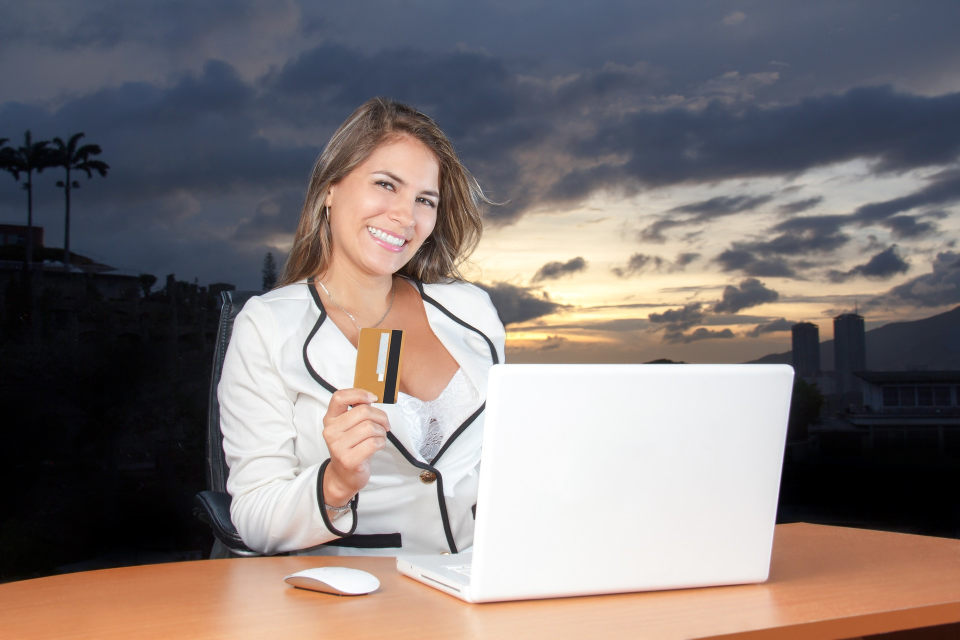
#> input picture beautiful-1434835_1920.jpg, 1920 x 1280 px, found by its file name (shown at 1/2 size)
$ jupyter execute '11 elipse on image.ipynb'
#> lines starting #> are read from the running program, lines starting #| are printed output that depends on the picture
[cell 1]
# importing libraries
import cv2
import numpy as np
import os

# Draw Ellipse on numpy array and image

[cell 2]
img_path = r"C:\Users\photos\beautiful-1434835_1920.jpg"

img = cv2.imread(img_path)
#> img is the input picture: shape (1280, 1920, 3); mean B, G, R 118.8, 119.5, 127.8
img_resize = cv2.resize(img, (1280, 720))
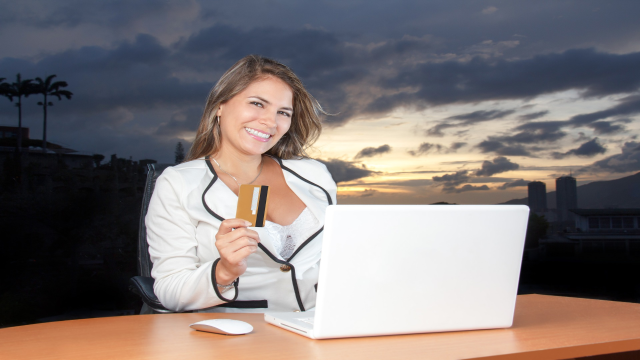
#> img_resize: shape (720, 1280, 3) (shown at 1/2 size); mean B, G, R 118.8, 119.4, 127.7

cv2.imshow("Model Image", img_resize)
cv2.waitKey(0)
cv2.destroyAllWindows()

#  Draw elllipse on image

[cell 3]
img_path = r"C:\Users\photos\beautiful-1434835_1920.jpg"

img = cv2.imread(img_path)
img_resize = cv2.resize(img, (1280, 720))

center = (500, 230)   #500 is x, 230 is y
axes =  (100, 200)   # 100 is x, 200 is y
angle = 30
startAngle = 0
endAngle = 360
color = (12, 200, 43)
thickness = 4

#ellipse(img, center, axes, angle, startAngle, endAngle, color[, thickness[, lineType[, shift]]]) -> img
cv2.ellipse(img_resize, center, axes, angle, startAngle, endAngle, color, thickness)

cv2.imshow("Model Image", img_resize)
cv2.waitKey(0)
cv2.destroyAllWindows()

# fill ellipse

[cell 4]
img_path = r"C:\Users\photos\beautiful-1434835_1920.jpg"

img = cv2.imread(img_path)
img_resize = cv2.resize(img, (1280, 720))

center = (500, 230)   #500 is x, 230 is y
axes =  (100, 200)   # 100 is x, 200 is y
angle = 30
startAngle = 0
endAngle = 360
color = (12, 200, 43)
thickness = -1       # -1 is for fill the elipse

#ellipse(img, center, axes, angle, startAngle, endAngle, color[, thickness[, lineType[, shift]]]) -> img
cv2.ellipse(img_resize, center, axes, angle, startAngle, endAngle, color, thickness)

cv2.imshow("Model Image", img_resize)
cv2.waitKey(0)
cv2.destroyAllWindows()

[cell 5]
img_path = r"C:\Users\photos\beautiful-1434835_1920.jpg"

img = cv2.imread(img_path)
img_resize = cv2.resize(img, (1280, 720))

center = (500, 230)   #500 is x, 230 is y
axes =  (100, 200)   # 100 is x, 200 is y
angle = 30
startAngle = 100
endAngle = 360
color = (12, 200, 43)
thickness = 32       # -1 is for fill the elipse

#ellipse(img, center, axes, angle, startAngle, endAngle, color[, thickness[, lineType[, shift]]]) -> img
cv2.ellipse(img_resize, center, axes, angle, startAngle, endAngle, color, thickness)

cv2.imshow("Model Image", img_resize)
cv2.waitKey(0)
cv2.destroyAllWindows()

# Ellipse and text

[cell 6]
img_path = r"C:\Users\photos\beautiful-1434835_1920.jpg"

img = cv2.imread(img_path)
img_resize = cv2.resize(img, (1280, 720))

center = (500, 230)   #500 is x, 230 is y
axes =  (100, 200)   # 100 is x, 200 is y
angle = 30
startAngle = 0
endAngle = 340
color = (12, 200, 43)
thickness = 5       # -1 is for fill the elipse

#ellipse(img, center, axes, angle, startAngle, endAngle, color[, thickness[, lineType[, shift]]]) -> img
cv2.ellipse(img_resize, center, axes, angle, startAngle, endAngle, color, thickness)

# putText(img, text, org, fontFace, fontScale, color[, thickness[, lineType[, bottomLeftOrigin]]]) -> img
cv2.putText(img_resize, "Model smile", (600, 280), cv2.FONT_HERSHEY_SCRIPT_SIMPLEX, 2, (34, 200, 200), 3)
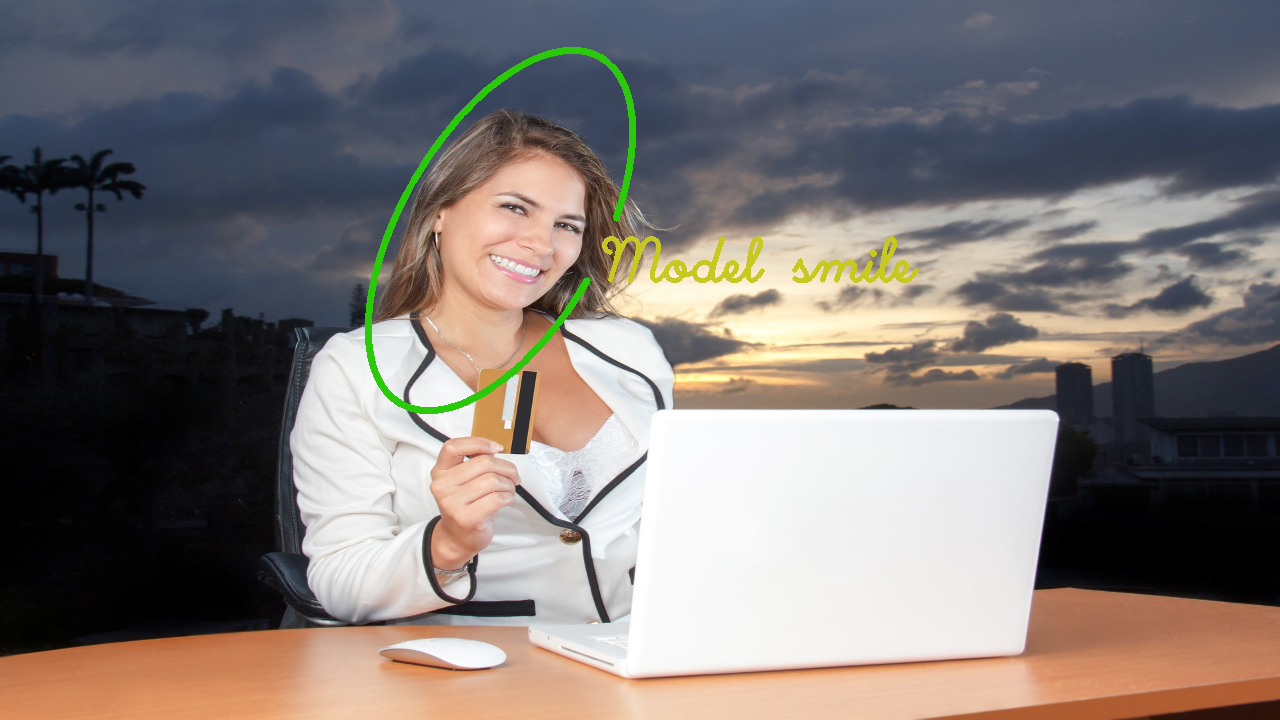
#> img_resize: shape (720, 1280, 3); mean B, G, R 117.4, 120.1, 127.2

cv2.imshow("Model Image", img_resize)
cv2.waitKey(0)
cv2.destroyAllWindows()

$ run again, with army-2679138_1920.jpg copied over beautiful-1434835_1920.jpg
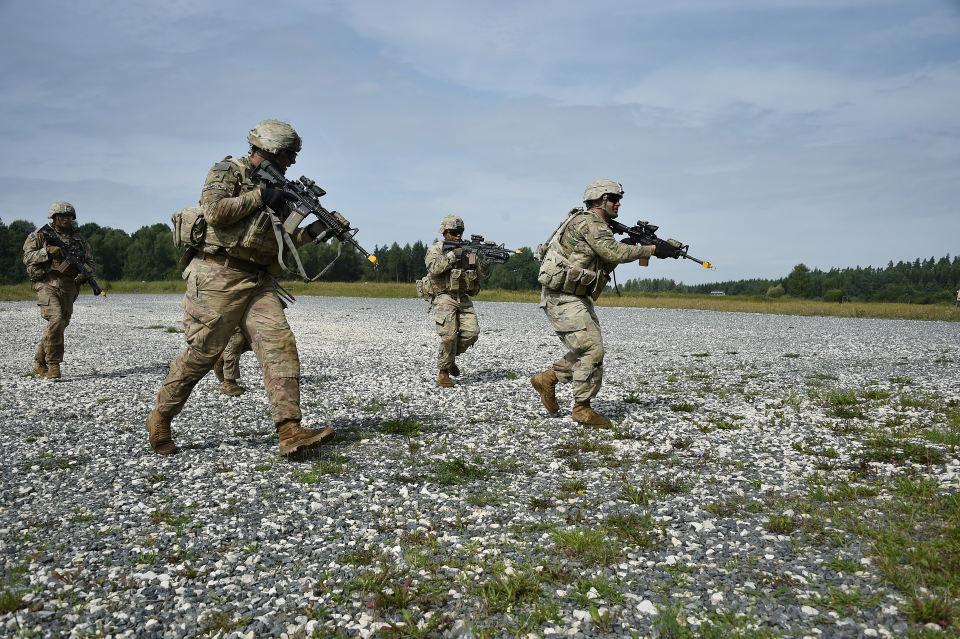
#> input picture army-2679138_1920.jpg, 1920 x 1277 px, found by its file name (shown at 1/2 size)
#> img is the input picture: shape (1277, 1920, 3); mean B, G, R 136.2, 136.7, 128.8
#> `img_resize = cv2.resize(img, (1280, 720))`:
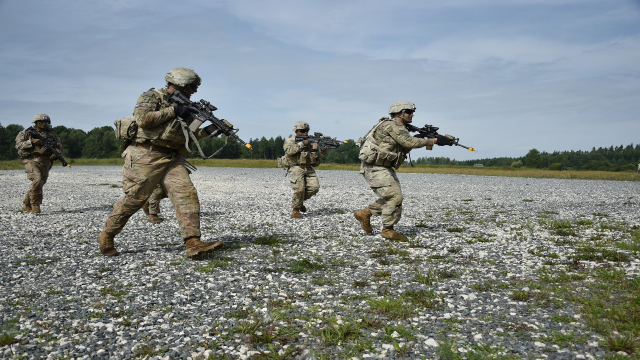
#> img_resize: shape (720, 1280, 3) (shown at 1/2 size); mean B, G, R 136.1, 136.6, 128.7
#> `cv2.putText(img_resize, "Model smile", (600, 280), cv2.FONT_HERSHEY_SC..`:
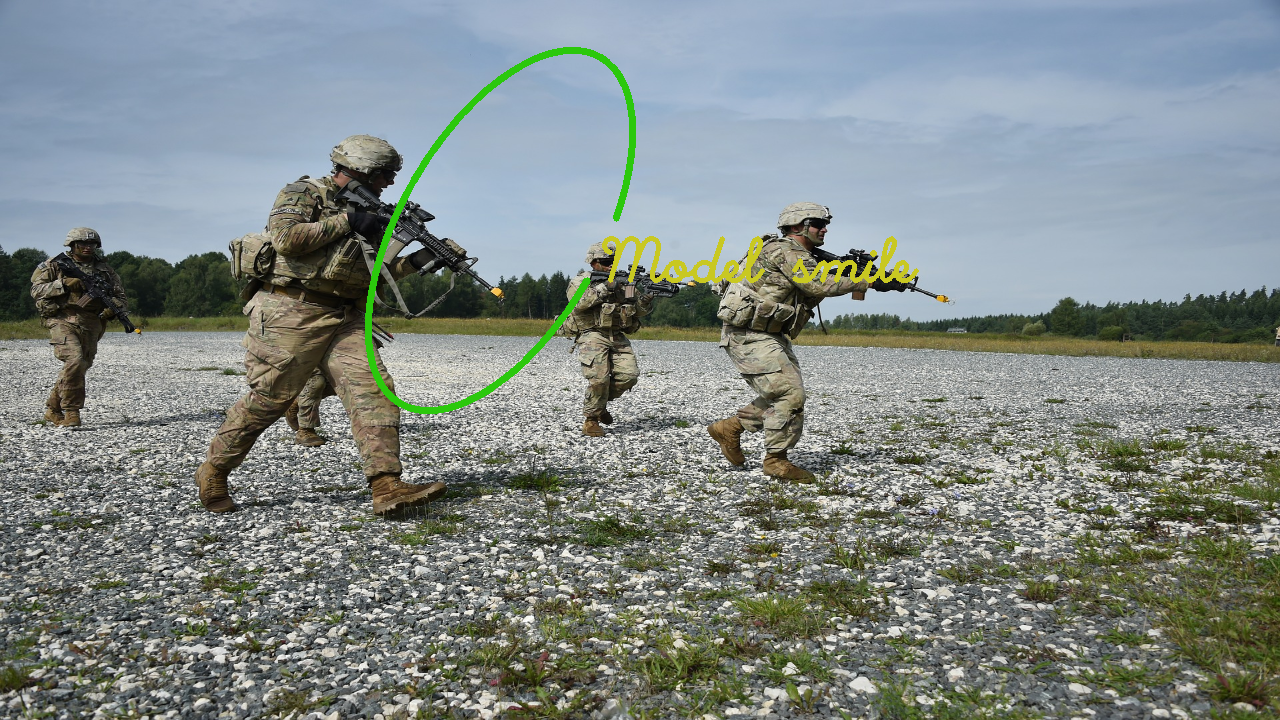
#> img_resize: shape (720, 1280, 3); mean B, G, R 134.6, 137.2, 128.4
